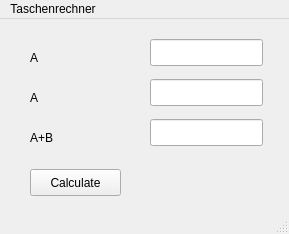
<?xml version="1.0" encoding="UTF-8"?>
<ui version="4.0">
 <class>MainWindow</class>
 <widget class="QMainWindow" name="MainWindow">
  <property name="geometry">
   <rect>
    <x>0</x>
    <y>0</y>
    <width>289</width>
    <height>234</height>
   </rect>
  </property>
  <property name="windowTitle">
   <string>MainWindow</string>
  </property>
  <widget class="QWidget" name="centralwidget">
   <widget class="QLabel" name="LabelA">
    <property name="geometry">
     <rect>
      <x>30</x>
      <y>30</y>
      <width>62</width>
      <height>17</height>
     </rect>
    </property>
    <property name="text">
     <string>A</string>
    </property>
   </widget>
   <widget class="QLabel" name="LabelB">
    <property name="geometry">
     <rect>
      <x>30</x>
      <y>70</y>
      <width>62</width>
      <height>17</height>
     </rect>
    </property>
    <property name="text">
     <string>A</string>
    </property>
   </widget>
   <widget class="QLabel" name="LabelC">
    <property name="geometry">
     <rect>
      <x>30</x>
      <y>110</y>
      <width>62</width>
      <height>17</height>
     </rect>
    </property>
    <property name="text">
     <string>A+B</string>
    </property>
   </widget>
   <widget class="QPushButton" name="Calculate">
    <property name="geometry">
     <rect>
      <x>30</x>
      <y>150</y>
      <width>91</width>
      <height>27</height>
     </rect>
    </property>
    <property name="text">
     <string>Calculate</string>
    </property>
   </widget>
   <widget class="QLineEdit" name="InputA">
    <property name="geometry">
     <rect>
      <x>150</x>
      <y>20</y>
      <width>113</width>
      <height>27</height>
     </rect>
    </property>
   </widget>
   <widget class="QLineEdit" name="InputB">
    <property name="geometry">
     <rect>
      <x>150</x>
      <y>60</y>
      <width>113</width>
      <height>27</height>
     </rect>
    </property>
   </widget>
   <widget class="QLineEdit" name="InputC">
    <property name="geometry">
     <rect>
      <x>150</x>
      <y>100</y>
      <width>113</width>
      <height>27</height>
     </rect>
    </property>
   </widget>
  </widget>
  <widget class="QMenuBar" name="menubar">
   <property name="geometry">
    <rect>
     <x>0</x>
     <y>0</y>
     <width>289</width>
     <height>27</height>
    </rect>
   </property>
   <widget class="QMenu" name="menuTaschenrechner">
    <property name="title">
     <string>Taschenrechner</string>
    </property>
   </widget>
   <addaction name="menuTaschenrechner"/>
  </widget>
  <widget class="QStatusBar" name="statusbar"/>
 </widget>
 <resources/>
 <connections/>
</ui>
